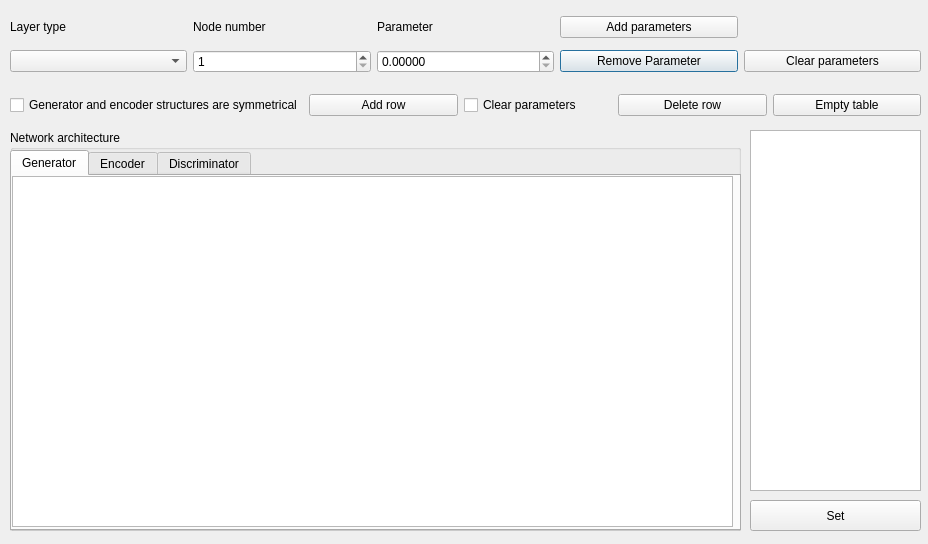
<?xml version="1.0" encoding="UTF-8"?>
<ui version="4.0">
 <class>Dialog</class>
 <widget class="QDialog" name="Dialog">
  <property name="geometry">
   <rect>
    <x>0</x>
    <y>0</y>
    <width>928</width>
    <height>544</height>
   </rect>
  </property>
  <property name="windowTitle">
   <string>Network architecture configuration</string>
  </property>
  <widget class="QWidget" name="gridLayoutWidget">
   <property name="geometry">
    <rect>
     <x>10</x>
     <y>10</y>
     <width>911</width>
     <height>71</height>
    </rect>
   </property>
   <layout class="QGridLayout" name="gridLayout_2">
    <item row="2" column="0">
     <widget class="QComboBox" name="cbxLayerType"/>
    </item>
    <item row="2" column="3">
     <widget class="QPushButton" name="btnDeletArg">
      <property name="text">
       <string>Remove Parameter</string>
      </property>
     </widget>
    </item>
    <item row="0" column="3">
     <widget class="QPushButton" name="btnAddArg">
      <property name="text">
       <string>Add parameters</string>
      </property>
     </widget>
    </item>
    <item row="0" column="0">
     <widget class="QLabel" name="label_8">
      <property name="text">
       <string>Layer type</string>
      </property>
     </widget>
    </item>
    <item row="0" column="5">
     <widget class="QLabel" name="label_9">
      <property name="text">
       <string/>
      </property>
     </widget>
    </item>
    <item row="2" column="1">
     <widget class="QSpinBox" name="sbxNodeNum">
      <property name="minimum">
       <number>1</number>
      </property>
      <property name="maximum">
       <number>9999</number>
      </property>
     </widget>
    </item>
    <item row="2" column="2">
     <widget class="QDoubleSpinBox" name="dsbxArg">
      <property name="decimals">
       <number>5</number>
      </property>
     </widget>
    </item>
    <item row="0" column="1">
     <widget class="QLabel" name="label_7">
      <property name="text">
       <string>Node number</string>
      </property>
     </widget>
    </item>
    <item row="0" column="2">
     <widget class="QLabel" name="label_6">
      <property name="text">
       <string>Parameter</string>
      </property>
     </widget>
    </item>
    <item row="2" column="5">
     <widget class="QPushButton" name="btnClearArg">
      <property name="text">
       <string>Clear parameters</string>
      </property>
     </widget>
    </item>
   </layout>
  </widget>
  <widget class="QWidget" name="horizontalLayoutWidget">
   <property name="geometry">
    <rect>
     <x>10</x>
     <y>90</y>
     <width>911</width>
     <height>31</height>
    </rect>
   </property>
   <layout class="QHBoxLayout" name="horizontalLayout">
    <item>
     <widget class="QCheckBox" name="ckbxSymmetry">
      <property name="text">
       <string>Generator and encoder structures are symmetrical</string>
      </property>
     </widget>
    </item>
    <item>
     <widget class="QPushButton" name="btnAddRow">
      <property name="text">
       <string>Add row</string>
      </property>
     </widget>
    </item>
    <item>
     <widget class="QCheckBox" name="ckbxClearArg">
      <property name="text">
       <string>Clear parameters</string>
      </property>
     </widget>
    </item>
    <item>
     <widget class="QPushButton" name="btnDeletRow">
      <property name="text">
       <string>Delete row</string>
      </property>
     </widget>
    </item>
    <item>
     <widget class="QPushButton" name="btnClearNet">
      <property name="text">
       <string>Empty table</string>
      </property>
     </widget>
    </item>
   </layout>
  </widget>
  <widget class="QGroupBox" name="groupBox_2">
   <property name="geometry">
    <rect>
     <x>10</x>
     <y>130</y>
     <width>731</width>
     <height>401</height>
    </rect>
   </property>
   <property name="title">
    <string>Network architecture</string>
   </property>
   <widget class="QTabWidget" name="tbwNet">
    <property name="geometry">
     <rect>
      <x>0</x>
      <y>20</y>
      <width>731</width>
      <height>381</height>
     </rect>
    </property>
    <property name="currentIndex">
     <number>0</number>
    </property>
    <widget class="QWidget" name="tab">
     <attribute name="title">
      <string>Generator</string>
     </attribute>
     <widget class="QTableWidget" name="twGenerator">
      <property name="geometry">
       <rect>
        <x>0</x>
        <y>0</y>
        <width>721</width>
        <height>351</height>
       </rect>
      </property>
     </widget>
    </widget>
    <widget class="QWidget" name="tab_2">
     <attribute name="title">
      <string>Encoder</string>
     </attribute>
     <widget class="QTableWidget" name="twEncoder">
      <property name="geometry">
       <rect>
        <x>0</x>
        <y>0</y>
        <width>721</width>
        <height>351</height>
       </rect>
      </property>
     </widget>
    </widget>
    <widget class="QWidget" name="tab_3">
     <attribute name="title">
      <string>Discriminator</string>
     </attribute>
     <widget class="QTableWidget" name="twDiscriminator">
      <property name="geometry">
       <rect>
        <x>0</x>
        <y>0</y>
        <width>731</width>
        <height>361</height>
       </rect>
      </property>
     </widget>
    </widget>
   </widget>
  </widget>
  <widget class="QListWidget" name="lwArg">
   <property name="geometry">
    <rect>
     <x>750</x>
     <y>130</y>
     <width>171</width>
     <height>361</height>
    </rect>
   </property>
  </widget>
  <widget class="QPushButton" name="btnSubmit">
   <property name="geometry">
    <rect>
     <x>750</x>
     <y>500</y>
     <width>171</width>
     <height>31</height>
    </rect>
   </property>
   <property name="text">
    <string>Set</string>
   </property>
  </widget>
 </widget>
 <resources/>
 <connections/>
</ui>
